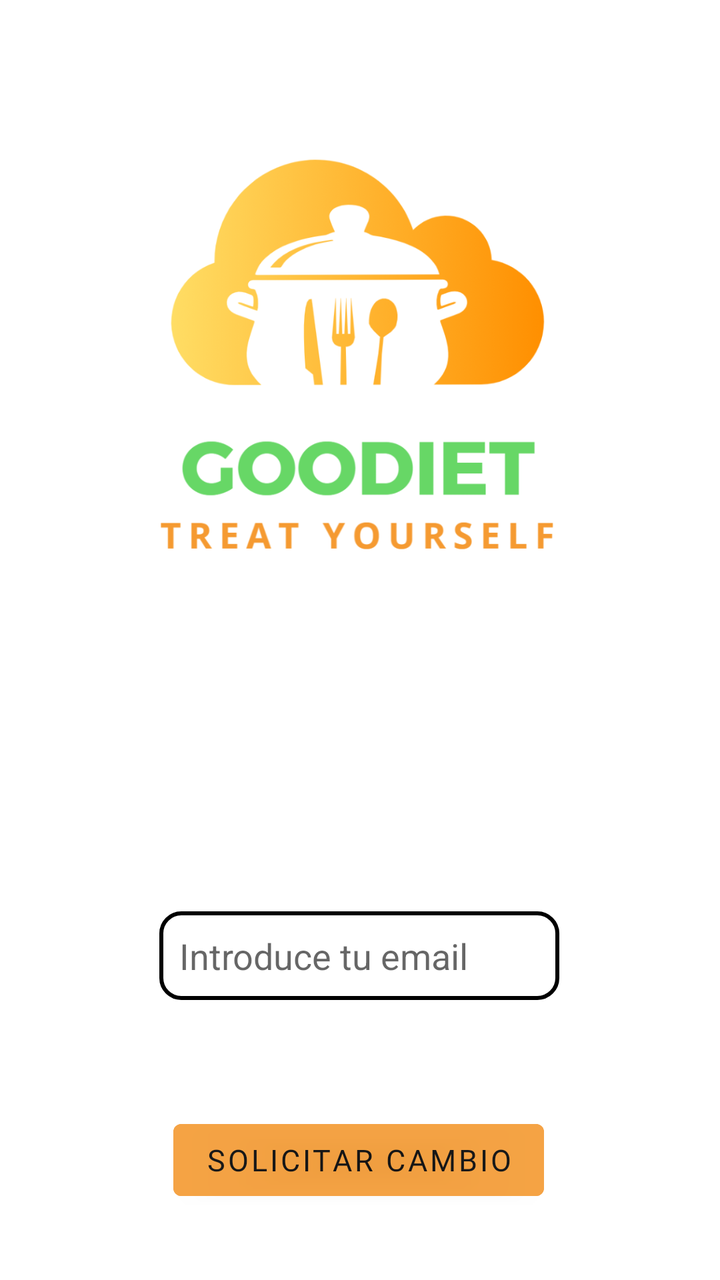
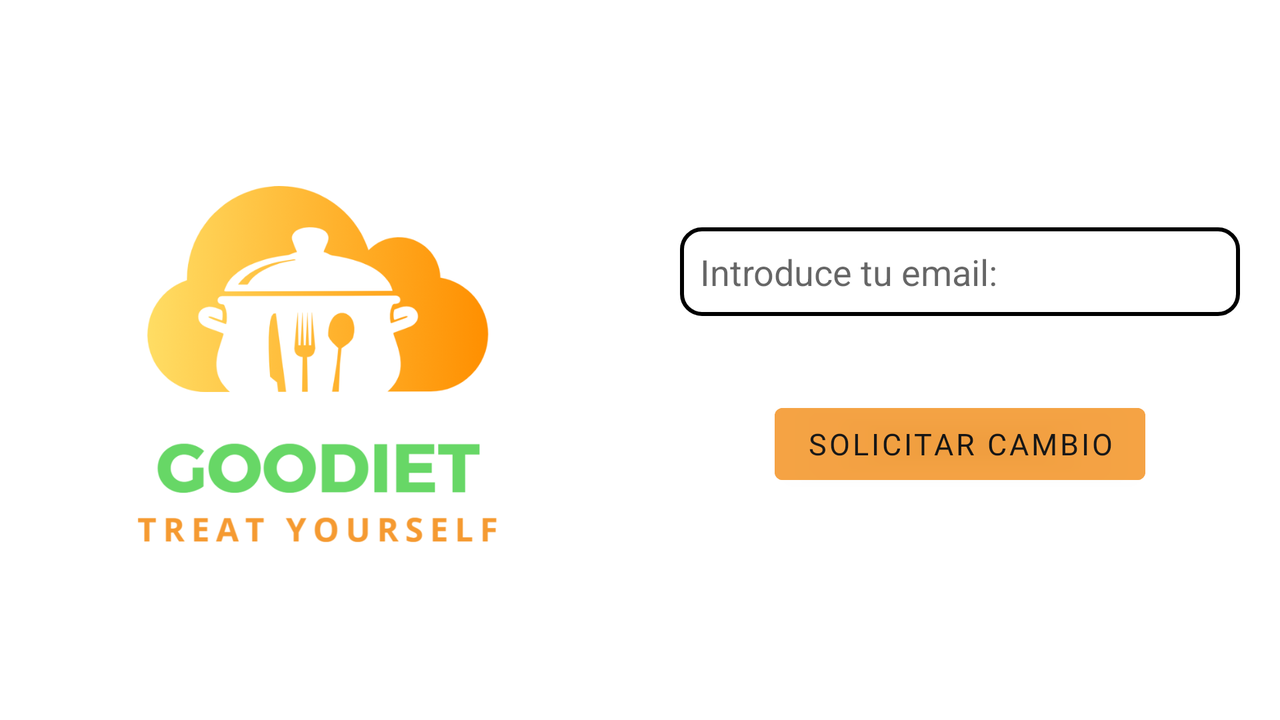

The same Android screen from two of the app's own layout files: first res/layout/ as a phone draws it, then the repository's variant for another configuration, drawn on a device whose configuration selects that folder. Both files follow.
<!-- AndroidManifest.xml: application theme Theme.Goodiet -->
<!-- res/layout/activity_recuperar_contr.xml -->
<?xml version="1.0" encoding="utf-8"?>
<androidx.constraintlayout.widget.ConstraintLayout xmlns:android="http://schemas.android.com/apk/res/android"
    xmlns:app="http://schemas.android.com/apk/res-auto"
    xmlns:tools="http://schemas.android.com/tools"
    android:layout_width="match_parent"
    android:layout_height="match_parent"
    tools:context=".RecuperarContrActivity">

    <ImageView
        android:id="@+id/logo"
        android:layout_width="wrap_content"
        android:layout_height="350dp"
        android:src="@drawable/logo"
        app:layout_constraintEnd_toEndOf="parent"
        app:layout_constraintStart_toStartOf="parent"
        app:layout_constraintTop_toTopOf="parent" />

    <EditText
        android:id="@+id/usuario"
        android:layout_width="200dp"
        android:layout_height="wrap_content"
        android:layout_marginBottom="56dp"
        android:hint="Introduce tu email"
        android:background="@drawable/estilo_borde_edittext"
        app:layout_constraintBottom_toTopOf="@+id/button"
        app:layout_constraintEnd_toEndOf="parent"
        app:layout_constraintHorizontal_bias="0.497"
        app:layout_constraintStart_toStartOf="parent" />

    <Button
        android:id="@+id/button"
        android:layout_width="wrap_content"
        android:layout_height="wrap_content"
        android:onClick="RecuperarContraseña"
        android:layout_marginBottom="36dp"
        android:textColor="@color/black"
        android:alpha="0.9"
        android:textSize="15sp"
        android:fontFamily="@font/opensans_bold"
        android:text="Solicitar Cambio"
        android:backgroundTint="@color/secondaryColor"
        app:layout_constraintBottom_toBottomOf="parent"
        app:layout_constraintEnd_toEndOf="parent"
        app:layout_constraintHorizontal_bias="0.496"
        app:layout_constraintStart_toStartOf="parent" />

</androidx.constraintlayout.widget.ConstraintLayout>
<!-- resources referenced by this layout -->
<resources>
  <color name="black">#FF000000</color>
  <color name="secondaryColor">#f49930</color>
  <!-- drawable estilo_borde_edittext (drawable) -->
  <?xml version="1.0" encoding="utf-8"?>
  <shape xmlns:android="http://schemas.android.com/apk/res/android" android:shape="rectangle">
  
      <stroke android:width="2sp"
          android:color="@color/black"/>
      <padding android:bottom="10sp"
          android:left="10sp"
          android:right="10sp"
          android:top="10sp"/>
      <corners android:radius="10dp"/>
  
  </shape>
  <!-- drawable logo: png bitmap (drawable, 134056 bytes) -->
  <style name="Theme.Goodiet" parent="Theme.MaterialComponents.DayNight.DarkActionBar">
          
          <item name="colorPrimary">@color/primaryColor</item>
          <item name="colorPrimaryVariant">@color/primaryDarkColor</item>
          <item name="colorOnPrimary">@color/white</item>
          
          <item name="colorSecondary">@color/secondaryColor</item>
          <item name="colorSecondaryVariant">@color/secondaryDarkColor</item>
          <item name="colorOnSecondary">@color/black</item>
          
          <item name="android:statusBarColor" tools:targetApi="l">?attr/colorPrimaryVariant</item>
          
      </style>
  <color name="primaryColor">#66d663</color>
  <color name="primaryDarkColor">#2ca434</color>
  <color name="white">#FFFFFFFF</color>
  <color name="secondaryDarkColor">#bc6b00</color>
</resources>
<!-- res/layout-land/activity_recuperar_contr.xml (the repository's variant of the layout above) -->
<!-- drawn on the phone turned sideways -->
<?xml version="1.0" encoding="utf-8"?>
<androidx.constraintlayout.widget.ConstraintLayout xmlns:android="http://schemas.android.com/apk/res/android"
    xmlns:app="http://schemas.android.com/apk/res-auto"
    xmlns:tools="http://schemas.android.com/tools"
    android:layout_width="match_parent"
    android:layout_height="match_parent"
    tools:context=".RecuperarContrActivity">

    <ImageView
        android:id="@+id/logo"
        android:layout_width="0dp"
        android:layout_height="0dp"
        android:src="@drawable/logo"
        app:layout_constraintBottom_toBottomOf="parent"
        app:layout_constraintEnd_toStartOf="@+id/linearLayout14"
        app:layout_constraintStart_toStartOf="parent"
        app:layout_constraintTop_toTopOf="parent" />

    <LinearLayout
        android:id="@+id/linearLayout14"
        android:layout_width="0dp"
        android:layout_height="0dp"
        android:gravity="center"
        android:padding="20dp"
        android:orientation="vertical"
        app:layout_constraintBottom_toBottomOf="parent"
        app:layout_constraintEnd_toEndOf="parent"
        app:layout_constraintStart_toEndOf="@+id/logo"
        app:layout_constraintTop_toTopOf="parent">

        <EditText
            android:id="@+id/usuario"
            android:layout_width="match_parent"
            android:layout_height="wrap_content"
            android:layout_marginBottom="40dp"
            android:background="@drawable/estilo_borde_edittext"
            android:hint="Introduce tu email:" />

        <Button
            android:id="@+id/button"
            android:layout_width="wrap_content"
            android:layout_height="wrap_content"
            android:alpha="0.9"
            android:backgroundTint="@color/secondaryColor"
            android:fontFamily="@font/opensans_bold"
            android:onClick="RecuperarContraseña"
            android:text="Solicitar Cambio"
            android:textColor="@color/black"
            android:textSize="15sp" />

    </LinearLayout>

</androidx.constraintlayout.widget.ConstraintLayout>
